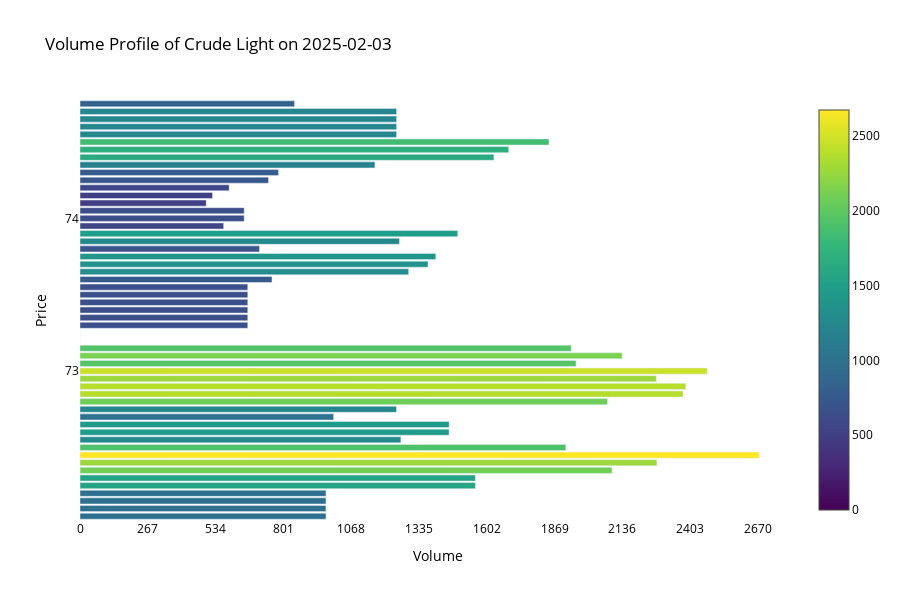

Here is the notebook cell this chart was saved with:
### Markdown cell above
# Volume Profile (Previous Day)

### Code cell
agg_dict, poc, vah, val = mp.volume_profile_and_visualize(mpvp_df, 0.05, True)
print(f"Point of Control: {poc}")
print(f"Value Area High: {vah}")
print(f"Value Area Low: {val}")
